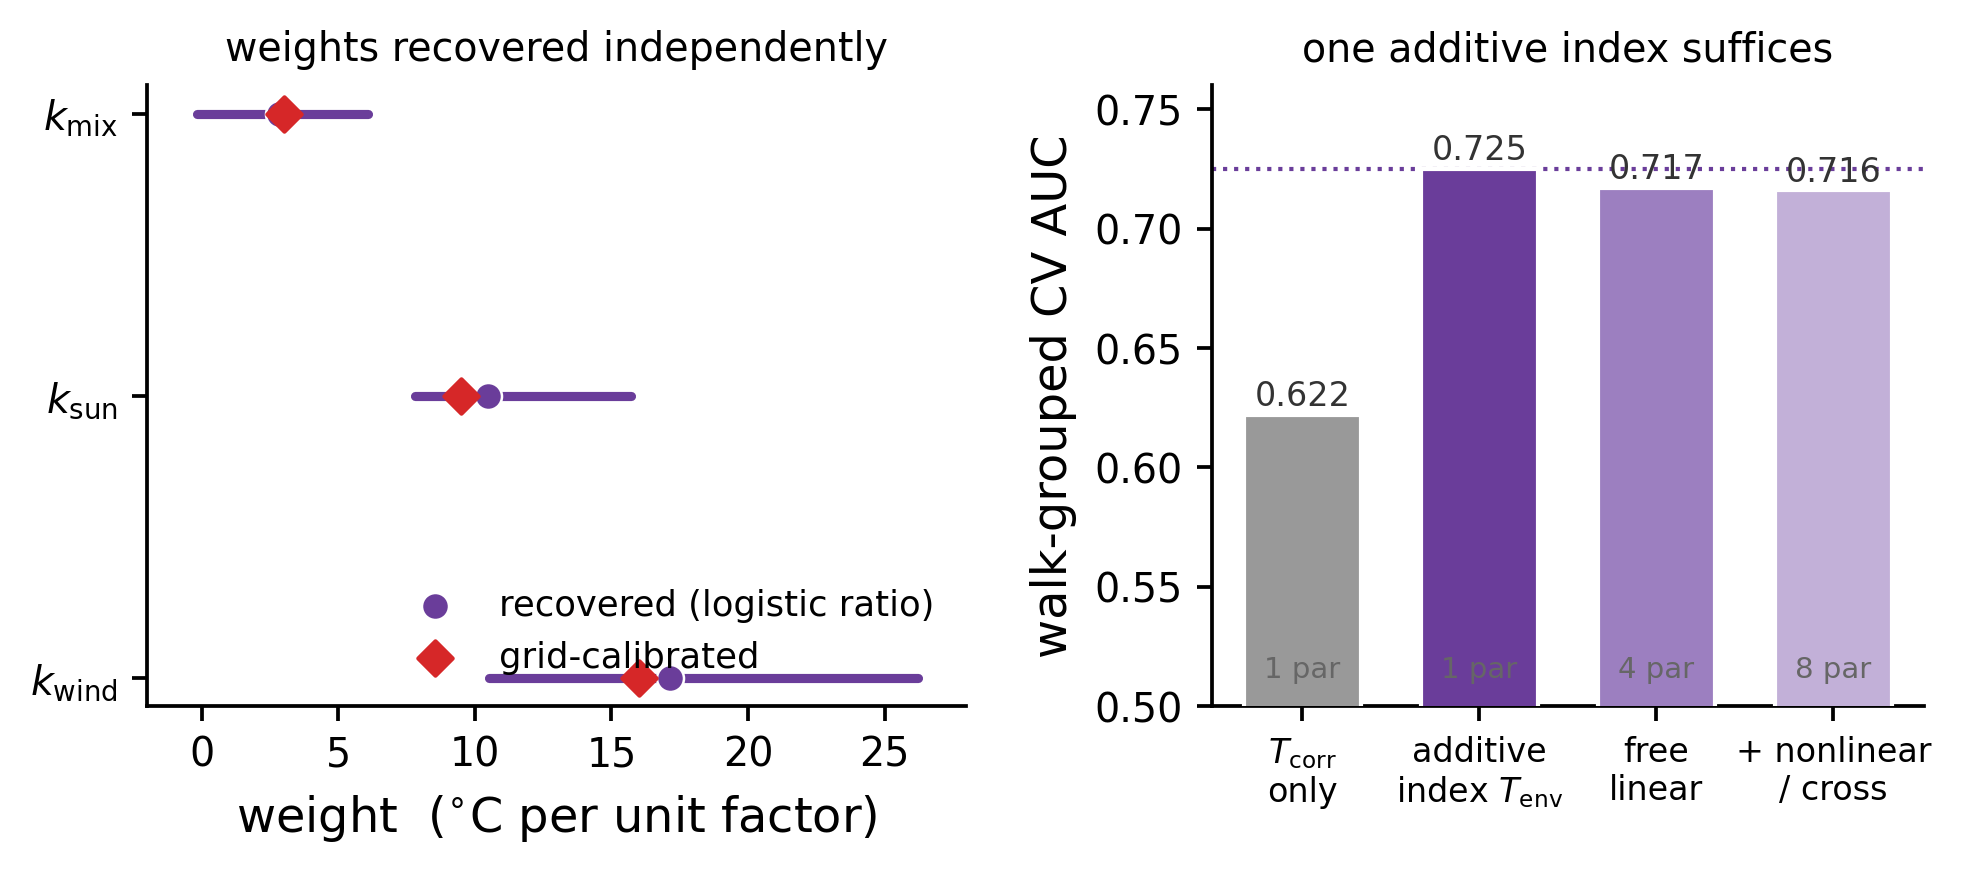

Source code (Python):
"""F_field_additivity -- the comfort field is a single additive scalar coordinate.
Left: T_env weights recovered INDEPENDENTLY as ratios of per-vote logistic coefficients
(gamma_x/gamma_Tcorr), with walk-stratified bootstrap 95% CI, vs the grid-calibrated values.
Right: walk-grouped CV AUC -- the additive index (M_env, 1 predictor) captures all the signal;
freeing the weights or adding nonlinear/cross terms does not help. Numbers from
analysis_field_additivity.py and analysis_field_cv.py. Paper-style."""
import os, numpy as np, matplotlib.pyplot as plt
from _common import set_style, set_paper_style, save, CM
set_style(); set_paper_style()
DEG=r"$^{\circ}$C"; PURPLE="#6a3d9a"; RED="#d62728"

# recovered weights: (label, k_hat, lo, hi, calibrated)
W=[("$k_{\\rm mix}$",  2.83,-0.19, 6.09, 3.0),
   ("$k_{\\rm sun}$", 10.48, 7.80,15.71, 9.5),
   ("$k_{\\rm wind}$",17.14,10.51,26.22,16.0)]
# CV: (model, AUC, nparams)
CV=[("$T_{\\rm corr}$\nonly",0.622,1),("additive\nindex $T_{\\rm env}$",0.725,1),
    ("free\nlinear",0.717,4),("+ nonlinear\n/ cross",0.716,8)]

fig,(ax1,ax2)=plt.subplots(1,2,figsize=(17*CM,7.2*CM),gridspec_kw={"width_ratios":[1.15,1]})
fig.subplots_adjust(wspace=0.32,left=0.10,right=0.985,bottom=0.17,top=0.90)

# Left: recovered vs calibrated weights
y=np.arange(len(W))[::-1]
for yi,(lab,k,lo,hi,cal) in zip(y,W):
    ax1.plot([lo,hi],[yi,yi],color=PURPLE,lw=2.2,solid_capstyle="round",zorder=2)
    ax1.scatter([k],[yi],color=PURPLE,s=42,zorder=4,edgecolor="white",linewidth=0.6,
                label="recovered (logistic ratio)" if yi==y[0] else None)
    ax1.scatter([cal],[yi],color=RED,marker="D",s=34,zorder=5,
                label="grid-calibrated" if yi==y[0] else None)
ax1.set_yticks(y); ax1.set_yticklabels([w[0] for w in W])
ax1.set_xlabel(r"weight  ("+DEG+" per unit factor)")
ax1.set_xlim(-2,28)
ax1.legend(frameon=False,loc="lower right",fontsize=8.5)
ax1.set_title("weights recovered independently",fontsize=9.5)

# Right: CV AUC
x=np.arange(len(CV))
cols=["0.6",PURPLE,"#9c7fc0","#c2b0d8"]
ax2.bar(x,[c[1] for c in CV],color=cols,width=0.66,zorder=3,edgecolor="white")
ax2.axhline(0.725,color=PURPLE,ls=":",lw=1.0,zorder=2)
for xi,(lab,a,npar) in zip(x,CV):
    ax2.text(xi,a+0.004,"%.3f"%a,ha="center",fontsize=8,color="0.2")
    ax2.text(xi,0.512,"%d par"%npar,ha="center",fontsize=7,color="0.4")
ax2.set_xticks(x); ax2.set_xticklabels([c[0] for c in CV],fontsize=8)
ax2.set_ylabel("walk-grouped CV AUC"); ax2.set_ylim(0.50,0.76)
ax2.set_title("one additive index suffices",fontsize=9.5)
save(fig,"F_field_additivity")
print("done")
